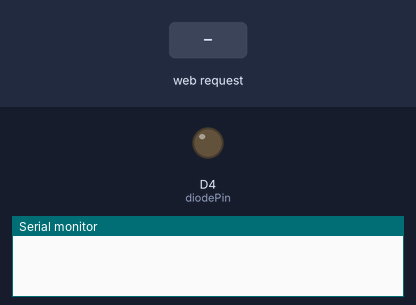
A sketch run on a simulated ESP8266 (NodeMCU). On the bench: output pins drawn as LEDs (lit = HIGH), the last lines printed to the serial monitor. The inputs (shaded band) are chosen by the test bench. WiFi joins after 1.5 s; servers stay silent unless stated.

Above: at 0.0 s.
At 2.2 s:
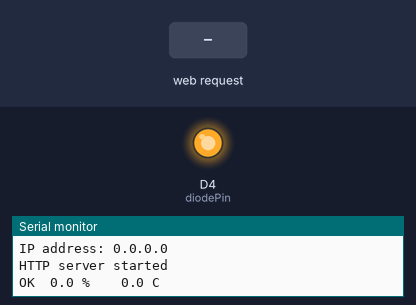
2.3 s: HTTP request GET /readTemperature received
4.5 s: HTTP request GET /readHumidity received
Timing chart, 0 to 7.5 s (numbered marks = the images above; inputs shaded):
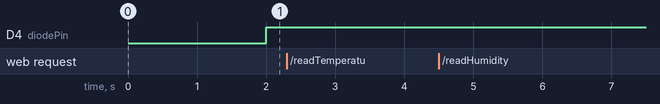

The sketch:

Kotyla_stacja_pogodowa.ino
```cpp
#include <ESP8266WiFi.h>
#include <WiFiClient.h>
#include <ESP8266WebServer.h>
#include "DHT.h"
#include "DHTesp.h"
#define DHTTYPE DHT11
#include "Indexiak.h"
#define LEDonBoard 2

const char *ssid = "Redmi";
const char *password = "rozowy245";

ESP8266WebServer server(80);

const int DHTPin = 5;
DHTesp dht;

const int diodePin = 2; // Diode pin
const float alarm = 60.0; // Temperature threshold (25°C)

void handleRoot(){
    String s = MAIN_page;
    server.send(200, "text/html", s);
}

void handleDHT11Temperature(){
    float t = dht.readTemperature();
    String Temperature_Value = String(t);
    server.send(200, "text/plane", Temperature_Value); //ewentalnie plain XD
    if (isnan(t)) {
        Serial.println("Failed to read temperature from DHT sensor!");
    }
    else {
        Serial.println("DHT11 || Temperature : ");
        Serial.println(t);
        Serial.println(" || ");
    }
}

void handleDHT11Humidity(){
    float h = dht.readHumidity();
    String Humidity_Value = String(h);
    server.send(200, "text/plane", Humidity_Value);
    if (isnan(h)) {
        Serial.println("Failed to read humidity from DHT sensor!");
    }
    else {
        Serial.println("Humidity : ");
        Serial.println(h);
    }
}

void setup(void){
    Serial.begin(115200);
    delay(500);
    dht.begin();
    delay(500);
    WiFi.begin(ssid, password);
    Serial.println("");
    Serial.print("Connecting");
    Serial.println("");
    Serial.print("Succesfully connected to : ");
    Serial.println(ssid);
    Serial.print("IP address: ");
    Serial.println(WiFi.localIP());
    server.on("/", handleRoot);
    server.on("/readTemperature", handleDHT11Temperature);
    server.on("/readHumidity", handleDHT11Humidity);
    server.begin();
    Serial.println("HTTP server started");

    server.on("/", handleRoot);
  server.begin();

  dht.setup(D2, DHTesp::DHT11);
  pinMode(diodePin, OUTPUT); // Initialize diode pin as output

}

void loop(void){
  server.handleClient();

  delay(dht.getMinimumSamplingPeriod());

  float humidity = dht.readHumidity();
  float temperature = dht.readTemperature();

  Serial.print(dht.getStatusString());
  Serial.print("\t");
  Serial.print(humidity, 1);
  Serial.print(" %");
  Serial.print("\t\t");
  Serial.print(temperature, 1);
  Serial.print(" C");
  Serial.print("\t\t");
  Serial.println();

  // Turn on diode if temperature exceeds threshold
  if (humidity < alarm) {
    digitalWrite(diodePin, HIGH); // Turn on the diode
  } else {
    digitalWrite(diodePin, LOW); // Turn off the diode
  }
}
```

Indexiak.h
```cpp
const char MAIN_page[] PROGMEM = R"=====(
<!DOCTYPE html>
<html>
  <head>
    <meta name="viewport" content="width=device-width, initial-scale=1">
    <link href="https://use.fontawesome.com/releases/v5.7.2/css/all.css" rel="stylesheet">
    <style>
      html {
        font-family: Arial;
        display: inline-block;
        margin: 0px auto;
        text-align: center;
      }
      h1 { font-size: 2.0rem; }
      p { font-size: 2.0rem; }
      .units { font-size: 1.2rem; }
      .dht-labels{
        font-size: 1.5rem;
        vertical-align:middle;
        padding-bottom: 15px;
      }
      .weather-forecast{
                display: flex;
                align-items: center;
                justify-content: center;
            }
            .day-forecast {
            margin: 10px;
            padding: 10px;
            border: 1px solid #ccc;
            border-radius: 8px;
            width: 200px;
            text-align: center;
            }
    </style>
  </head>
  <body>
  <script>
      setInterval(function() {
        // Call a function repetatively with 2 Second interval
        getTemperatureData();
        getHumidityData();
      }, 2000);

      setInterval(function() {
        // Call a function repetatively with 1 Second interval
        Time_Date();
      }, 1000);

      function getTemperatureData() {
        var xhttp = new XMLHttpRequest();
        xhttp.onreadystatechange = function() {
          if (this.readyState == 4 && this.status == 200) {
            document.getElementById("TemperatureValue").innerHTML =
            this.responseText;
          }
        };
        xhttp.open("GET", "readTemperature", true);
        xhttp.send();
      }

      function getHumidityData() {
        var xhttp = new XMLHttpRequest();
        xhttp.onreadystatechange = function() {
          if (this.readyState == 4 && this.status == 200) {
          document.getElementById("HumidityValue").innerHTML =
          this.responseText;
          }
        };
        xhttp.open("GET", "readHumidity", true);
        xhttp.send();
      }
      function Time_Date() {
        var t = new Date();
        document.getElementById("time").innerHTML = t.toLocaleTimeString();
        var d = new Date();
        const dayNames = ["Sunday", "Monday", "Tuesday", "Wednesday", "Thursday", "Friday","Saturday"];
        const monthNames = ["January", "February", "March", "April", "May", "June","July", "August", "September", "October", "November", "December"];
        document.getElementById("date").innerHTML = dayNames[d.getDay()] + ", " + d.getDate() + "-" + monthNames[d.getMonth()] + "-" + d.getFullYear();
      }

      const apiKey = '07f70f5c584e848bef42cb94acea7641';
         const city = 'Warsaw';  // Zmień na nazwę swojego miasta
         const apiUrl = `https://api.openweathermap.org/data/2.5/forecast?q=${city}&appid=${apiKey}&units=metric&lang=pl`;

         async function getWeatherForecast() {
             try {
                 const response = await fetch(apiUrl);
                 const data = await response.json();
                 displayWeatherForecast(data);
             } catch (error) {
                 console.error('Błąd podczas pobierania danych:', error);
             }
         }

         function displayWeatherForecast(data) {
    const forecastContainer = document.getElementById('weather-forecast');
    forecastContainer.innerHTML = '';  // Wyczyść poprzednie prognozy

    const forecastList = data.list.filter((_, index) => index % 8 === 0);  // Pobierz dane co 24 godziny (co 8 razy po 3 godziny)

    forecastList.forEach(forecast => {
        const date = new Date(forecast.dt * 1000);
        const day = date.toLocaleDateString('pl-PL', { weekday: 'long', day: 'numeric', month: 'long' });
        const temperature = forecast.main.temp.toFixed(1);
        const description = forecast.weather[0].description;
        const iconUrl = `http://openweathermap.org/img/wn/${forecast.weather[0].icon}.png`;

        const forecastElement = document.createElement('div');
        forecastElement.classList.add('day-forecast');
        forecastElement.innerHTML = `
            <h3>${day}</h3>
            <p>${temperature}°C</p>
            <p>${description}</p>
            <img src="${iconUrl}" alt="${description}">
        `;
        forecastContainer.appendChild(forecastElement);
    });
}
    </script>
    <h1>NodeMCU ESP8266 Monitoring Sensor DHT11</h1>
    <p>
      <i class="fa fa-thermometer-half" style="font-size:3.0rem;color:#62a1d3;"></i>
      <span class="dht-labels">Temperaturka : </span>
      <span id="TemperatureValue">0</span>
      <sup class="units">&deg;C</sup>
    </p>
    <p>
      <i class="fa fa-tint" style="font-size:3.0rem;color:#75e095;"></i>
      <span class="dht-labels">Wilgotnosc : </span>
      <span id="HumidityValue">0</span>
      <sup class="units">%</sup>
    </p>
    <p>
      <i class="far fa-clock" style="font-size:1.0rem;color:#e3a8c7;"></i>
      <span style="font-size:1.0rem;">Time </span>
      <span id="time" style="font-size:1.0rem;"></span>

      <i class="far fa-calendar-alt" style="font-size:1.0rem;color:#f7dc68";></i>
      <span style="font-size:1.0rem;">Date </span>
      <span id="date" style="font-size:1.0rem;"></span>
    </P>
  <p>
    <i class="fab fa-youtube" style="font-size:1.0rem;color:red;"></i>
    <span style="font-size:1.0rem;">Don't Forget to Subscribe </span>
    <a href="https://www.youtube.com/channel/UCk8rZ8lhAH4H-75tQ7Ljc1A" target="_blank" style="font-size:1.0rem;">Uteh Str YouTube Channel</a>
  </P>

     <div class="weather-forecast" id="weather-forecast"></div>

  </body>
</html>
)=====";
```
